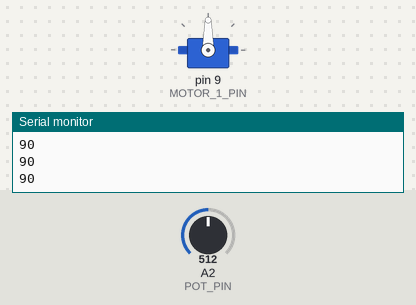
The sketch below on a simulated Arduino Uno, built with avr-gcc and run on an emulated ATmega328P. Parts: servo, the last lines printed to the serial monitor. The inputs (shaded band) are chosen by the test bench; at power-on: A2 (POT_PIN) = 512.

Above: at 4.2 s.
4.3 s: A2 (POT_PIN) set to 716
At 5.2 s:
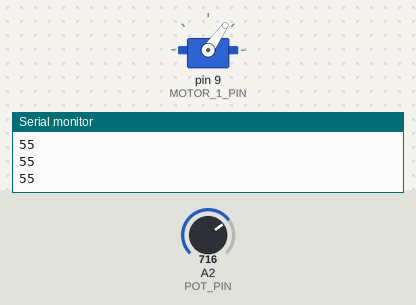
5.8 s: A2 (POT_PIN) set to 900
At 6.5 s:
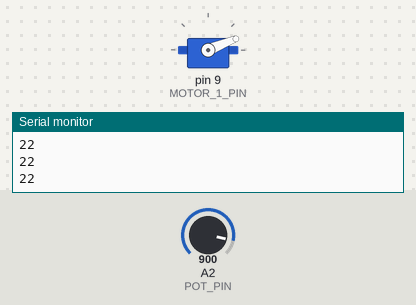
7.3 s: A2 (POT_PIN) set to 306
At 7.9 s:
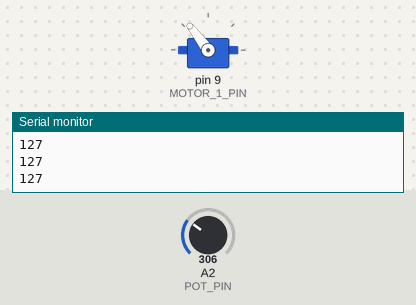
8.8 s: A2 (POT_PIN) set to 170
At 9.2 s:
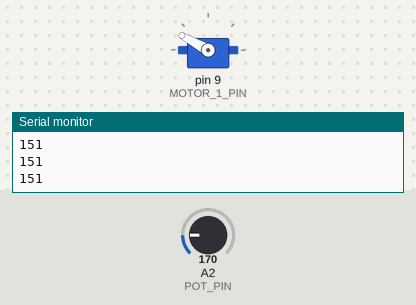
10.3 s: A2 (POT_PIN) set to 5
At 10.6 s:
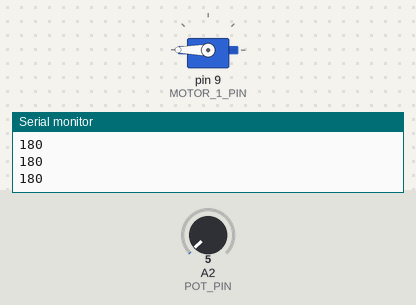
11.8 s: A2 (POT_PIN) set to 1010
At 13.2 s:
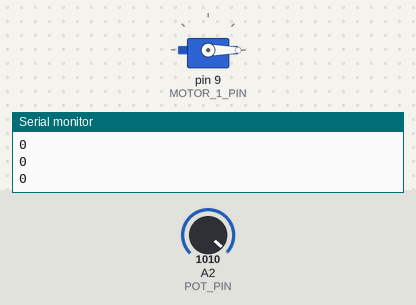
Timing chart, 0 to 14.3 s (numbered marks = the images above; inputs shaded):
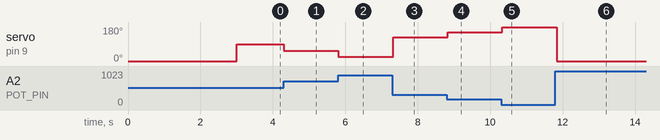

The sketch:

modern-ball-launcher.ino
```cpp
/*
        Arduino Brushless Motor Control
     by Dejan, https://howtomechatronics.com
*/

#include <Servo.h>
#define MAX_VALUE 180
#define MIN_VALUE 0
#define MIN_PULSE_LENGTH 1000 // Minimum pulse length in µs
#define MAX_PULSE_LENGTH 2000 // Maximum pulse length in µs
#define POT_PIN A2
#define MOTOR_1_PIN 9
#define MOTOR_2_PIN 10

Servo ESC;     // create servo object to control the ESC

int potValue;  // value from the analog pin

void setup() {
  Serial.begin(9600);
  // Attach the ESC on pin 9
  delay(2000);
  ESC.attach(MOTOR_1_PIN,1000,2000); // (pin, min pulse width, max pulse width in microseconds)
  ESC.write(MIN_PULSE_LENGTH);
  delay(1000);
  ESC.write(MAX_PULSE_LENGTH);
}

void loop() {
  potValue = analogRead(POT_PIN);   // reads the value of the potentiometer (value between 0 and 1023)
  potValue = map(potValue, 0, 1023, 180, 0);   // scale it to use it with the servo library (value between 0 and 180)
  if(potValue < 15) potValue = 0;
  ESC.write(potValue);    // Send the signal to the ESC
  Serial.println(potValue);
  delay(100);
}
```

Measured:
- after the input at 4.3 s, servo on pin 9 (MOTOR_1_PIN): 90° → 55° at once
- after the input at 5.8 s, servo on pin 9 (MOTOR_1_PIN): 55° → 22° at once
- after the input at 7.3 s, servo on pin 9 (MOTOR_1_PIN): 22° → 127° at once
- after the input at 8.8 s, servo on pin 9 (MOTOR_1_PIN): 127° → 151° at once
- after the input at 10.3 s, servo on pin 9 (MOTOR_1_PIN): 151° → 180° at once
- after the input at 11.8 s, servo on pin 9 (MOTOR_1_PIN): 180° → 0° at once
